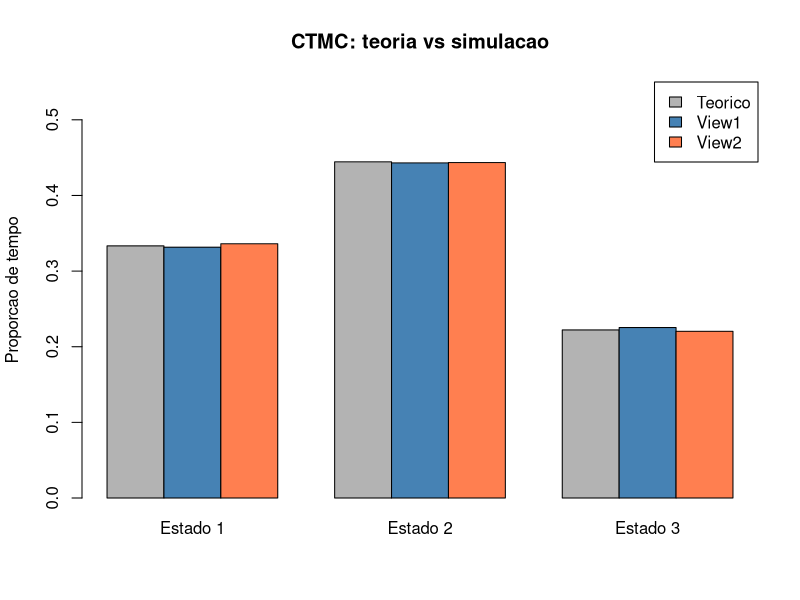

Source code (R):
# 1. Taxas de transicao lambda_ij (linha = origem, coluna = destino)
lambda <- matrix(c(0, 2, 0,
                   1, 0, 1,
                   1, 1, 0),
                 nrow = 3, byrow = TRUE)

# Taxa total de saida de cada estado: nu_i = soma_j lambda_ij
nu <- rowSums(lambda)

A <- matrix(c(
  2, -1, -1,  # Estado 1
  0, -1,  2,  # Estado 3
  1,  1,  1   # Normalizacao
), nrow = 3, byrow = TRUE)

b <- c(0, 0, 1)

# Resolver o sistema
pi_teorico <- as.vector(solve(A, b))

print(pi_teorico)

# Matriz de probabilidades de salto
P <- sweep(lambda, 1, nu, "/")

# 3. Simulacao - View 1
simular_view1 <- function(tempo_total, nu, P) {
  estado <- 1
  tempo <- 0
  tempo_em_cada_estado <- numeric(length(nu))

  while (tempo < tempo_total) {
    dt <- rexp(1, rate = nu[estado])

    dt_efetivo <- min(dt, tempo_total - tempo) # para nao exceder tempo_total
    tempo_em_cada_estado[estado] <- tempo_em_cada_estado[estado] + dt_efetivo
    tempo <- tempo + dt_efetivo

    if (tempo < tempo_total) {
      estado <- sample(1:length(nu), size = 1, prob = P[estado, ])
    }
  }

  tempo_em_cada_estado / tempo_total
}

# 4. Simulacao - View 2
# Geram-se tempos exponenciais independentes para cada transicao possivel.
# A transicao realizada e a que tiver o menor tempo.
simular_view2 <- function(tempo_total, lambda) {
  estado <- 1
  tempo <- 0
  tempo_em_cada_estado <- numeric(nrow(lambda))

  while (tempo < tempo_total) {
    destinos <- which(lambda[estado, ] > 0)
    tempos_possiveis <- rexp(length(destinos),
                             rate = lambda[estado, destinos])

    indice_primeiro <- which.min(tempos_possiveis)
    dt <- tempos_possiveis[indice_primeiro]

    dt_efetivo <- min(dt, tempo_total - tempo)
    tempo_em_cada_estado[estado] <- tempo_em_cada_estado[estado] + dt_efetivo
    tempo <- tempo + dt_efetivo

    if (tempo < tempo_total) {
      estado <- destinos[indice_primeiro]
    }
  }

  tempo_em_cada_estado / tempo_total
}

# 5. Executar simulacoes e comparar
set.seed(123)  # Permite repetir os resultados
tempo_total <- 100000

pi_view1 <- simular_view1(tempo_total, nu, P)
pi_view2 <- simular_view2(tempo_total, lambda)

resultados <- data.frame(
  Estado = 1:3,
  Teorico = pi_teorico,
  View1 = pi_view1,
  View2 = pi_view2
)

print(round(resultados, 4))

# 6. Grafico comparativo
comparacao <- rbind(Teorico = pi_teorico,
                    View1 = pi_view1,
                    View2 = pi_view2)

barplot(comparacao,
        beside = TRUE,
        col = c("gray70", "steelblue", "coral"),
        names.arg = c("Estado 1", "Estado 2", "Estado 3"),
        ylab = "Proporcao de tempo",
        ylim = c(0, 0.55),
        legend.text = rownames(comparacao),
        args.legend = list(x = "topright"),
        main = "CTMC: teoria vs simulacao")
